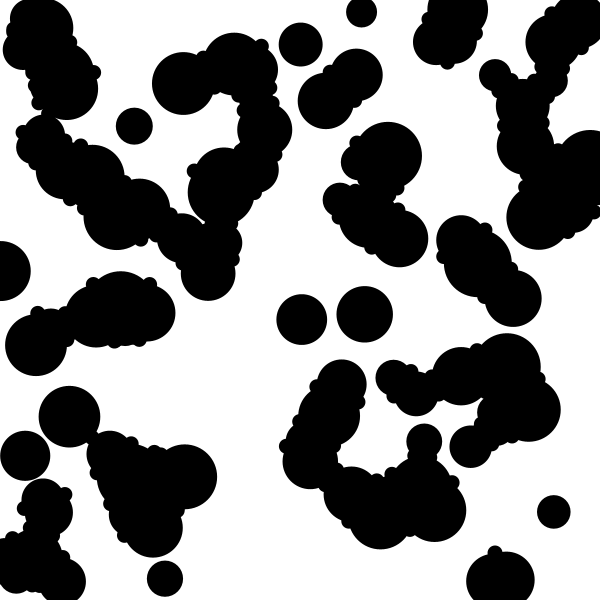
Frame 1 (no input)
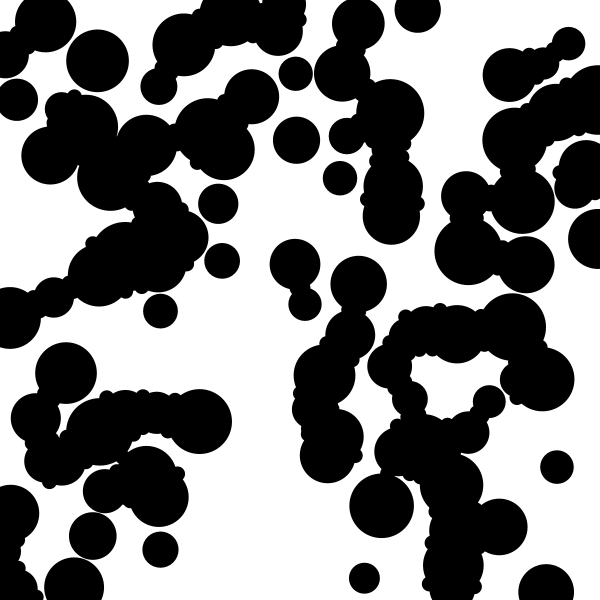
Frame 60 (the mouse pressed at the canvas centre just before this capture)
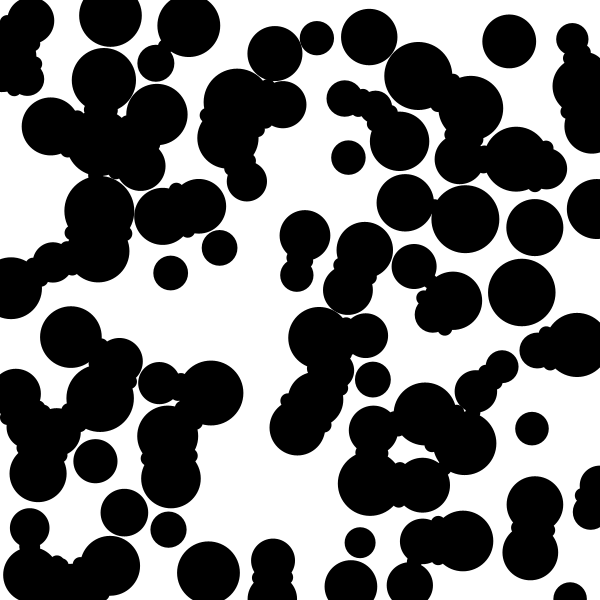
Frame 120 (the mouse held since frame 60 and released just before this capture)

The Processing sketch that drew these frames (run headless with seeded random() and noise(); from frame 60 on, the mouse is pressed at the canvas centre):

// Processing sketch: S3_A_Ngan
// ── S3_A_Ngan.pde
/* 
   
   A surface filled with one hundred medium to small sized circles. 
   Each circle has a different size and direction, but moves at the same slow rate. 
   Display: 
   >>> A. The instantaneous intersections of the circles 
   B. The aggregate intersections of the circles 
 
   Restored by Casey Reas <http://reas.com> 
   22 June 2016 
   Processing v.3.1.1 <http://processing.org> 
   
   Implemented by William Ngan <http://metaphorical.net> 
   4 April 2004 
   Processing v.68 <http://processing.org> 
 
*/ 
 
Circle[] cc; 
 
void setup() 
{ 
  size( 600, 600 ); 
  frameRate( 30 ); 
  cc = new Circle[100]; 
  for (int i=0; i<cc.length; i++) { 
    cc[i] = new Circle( random(width), random(height), 15+random(20), i ); 
  } 
  //ellipseMode(CENTER_DIAMETER); 
  rectMode(CENTER); 
  noFill(); 
} 
 
void draw() 
{ 
  background(255); 
 
  noStroke(); 
  fill(0); 
 
  for (int i=0; i<cc.length; i++) { 
    cc[i].draw(); 
  } 
 
  noFill(); 
  stroke(255); 
 
  for (int i=0; i<cc.length; i++) { 
    cc[i].drawHair(); 
  } 
} 
 
class Circle { 
 
  float x, y, r, r2, d, d2; 
  float lastx, lasty; 
 
  float ac1, ac2, ac3; 
  float sp1, sp2, sp3; 
 
  float inx = 0; 
  float iny = 0; 
 
  boolean hasIntersect = false; 
  Hair[] hairs; 
 
  int gray; 
 
  int id; 
 
  Circle( float px, float py, float pr, int id ) { 
    x = px; 
    y = py; 
    r = pr; 
    r2 = r*r; 
    d = r*2; 
    d2 = d*d; 
 
    this.id = id; 
 
    gray = 0; 
 
    hairs = new Hair[30]; 
    float stepA =  2*PI/hairs.length;; 
    for (int i=0; i<hairs.length; i++) { 
 
      hairs[i] = new Hair( cos(stepA*i)*r, sin(stepA*i)*r, 5, stepA*i+PI, this ); 
    } 
 
    sp1 = random(2); 
    sp2 = random(2); 
    sp3 = random(2); 
 
    ac1 = random(0.5)-random(0.5); 
    ac2 = random(0.5)-random(0.5); 
    ac3 = random(0.5)-random(0.5); 
  } 
 
  void draw() { 
    ellipse(x, y, d, d); 
    move(); 
  } 
 
  void drawHair() { 
 
    for (int i=0; i<hairs.length; i++) { 
      hairs[i].updatePos(); 
      //hairs[i].draw(); 
    } 
  } 
 
  void move() { 
    float angle = sin( sp1 ) - cos(sp2); 
 
    sp1+=ac1; 
    sp2+=ac2; 
    sp3+=ac3; 
 
    angle = (angle<0) ? angle+TWO_PI : ( (angle>=TWO_PI) ? angle-TWO_PI : angle ); 
 
    x += sin(angle); 
    y -= cos(angle); 
 
    checkBounds(); 
 
    checkIntersect(); 
 
  } 
 
  void checkIntersect() { 
 
    boolean flag = false; 
    boolean flag2 = false; 
    for (int i=0; i<cc.length; i++) { 
      if (i!=id) { 
        flag = intersect( cc[i]); 
        if (!flag2) flag2 = flag; 
      } 
    } 
 
    if (flag2) { 
      hairFocus(inx, iny); 
    } else if ( hasIntersect ) { 
      hairFocus(); 
    } 
 
    hasIntersect = flag2; 
 
  } 
 
  boolean intersect( Circle cB ) { 
 
    float dx = x - cB.x; 
    float dy = y - cB.y; 
    float d2 = dx*dx + dy*dy; 
    float d = sqrt( d2 ); 
 
    if ( d>r+cB.r || d<abs(r-cB.r) ) return false; 
 
    float a = (r2 - cB.r2 + d2) / (2*d); 
    float h = sqrt( r2 - a*a ); 
    float x2 = x + a*(cB.x - x)/d; 
    float y2 = y + a*(cB.y - y)/d; 
 
    float paX = x2 + h*(cB.y - y)/d; 
    float paY = y2 - h*(cB.x - x)/d; 
    //float pbX = x2 - h*(cB.y - y)/d; 
    //float pbY = y2 + h*(cB.x - x)/d; 
 
    repel( atan2( dy, dx) ); 
 
    ellipse( paX, paY, 15, 15 ); 
    //ellipse( pbX, pbY, 20, 20 ); 
 
    //if ( cB.id > id ) { 
      inx = x2; 
      iny = y2; 
 
    //} else { 
      //inx = pbX; 
      //iny = pbY; 
    //} 
 
    return true; 
 
  } 
 
  void repel( float angle ) { 
    x = x + cos(angle)/4; 
    y = y + sin(angle)/4; 
 
  } 
 
  void hairFocus( float px, float py) { 
 
    for (int i=0; i<hairs.length; i++) { 
      hairs[i].focus( px, py ); 
    } 
 
  } 
 
  void hairFocus() { 
    for (int i=0; i<hairs.length; i++) { 
      hairs[i].revertFocus(); 
    } 
  } 
 
  void checkBounds() { 
    //x = Math.min( width, Math.max( 0, x ) ); 
    //y = Math.min( height, Math.max( 0, y ) ); 
 
    if ( x > width ) x = 0; 
    if ( x < 0 ) x = width; 
    if ( y > height ) y = 0; 
    if ( y < 0 ) y = height; 
 
  } 
 
} 
 
class Hair { 
 
  float repel_speed; 
 
  float radius, origRadius; 
  float angle, origAngle; 
  float x, y, regX, regY, nextX, nextY, lastx, lasty; 
 
  float speedFactor = 5; 
 
  Circle parent; 
 
  Hair( float rx, float ry, float r, float a, Circle parent ) { 
    radius = r; 
    origRadius = r; 
 
    angle = a; 
    origAngle = a; 
 
    this.parent = parent; 
 
    regX = rx; 
    regY = ry; 
 
    nextX = parent.x+regX+cos(angle)*radius; 
    nextY = parent.y+regY+sin(angle)*radius; 
 
    x = nextX; 
    y = nextY; 
 
  } 
 
  void updatePos() { 
 
    nextX = parent.x+regX+cos(angle)*radius; 
    nextY = parent.y+regY+sin(angle)*radius; 
 
    float dx = nextX - x; 
    float dy = nextY - y; 
    if (abs(dx)>1) { 
      x += dx/speedFactor; 
      y += dy/speedFactor; 
    } 
 
    if (abs(dx)>200 || abs(dy)>200) { 
      x = nextX; 
      y = nextY; 
    } 
 
  } 
 
  void draw() { 
    line( parent.x+regX, parent.y+regY, x, y ); 
 
  } 
 
  void focus( float px, float py ) { 
    float dx = px-(parent.x+regX); 
    float dy = py-(parent.y+regY); 
 
    angle = atan2( dy, dx ); 
    radius = dist( px, py, parent.x+regX, parent.y+regY ); 
  } 
 
  void revertFocus() { 
    angle = origAngle; 
    radius = origRadius; 
  } 
} 
